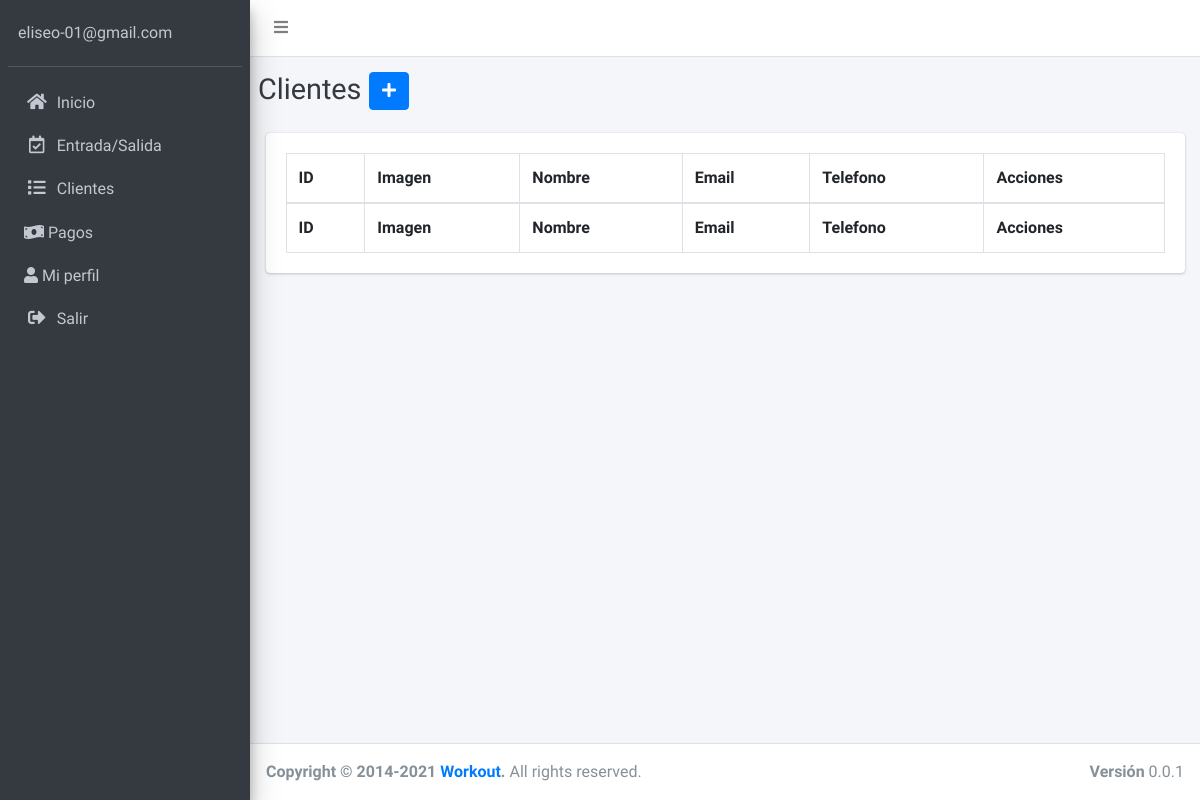
Before: /admin/pages/cliente.php (signed in) with the older database file.
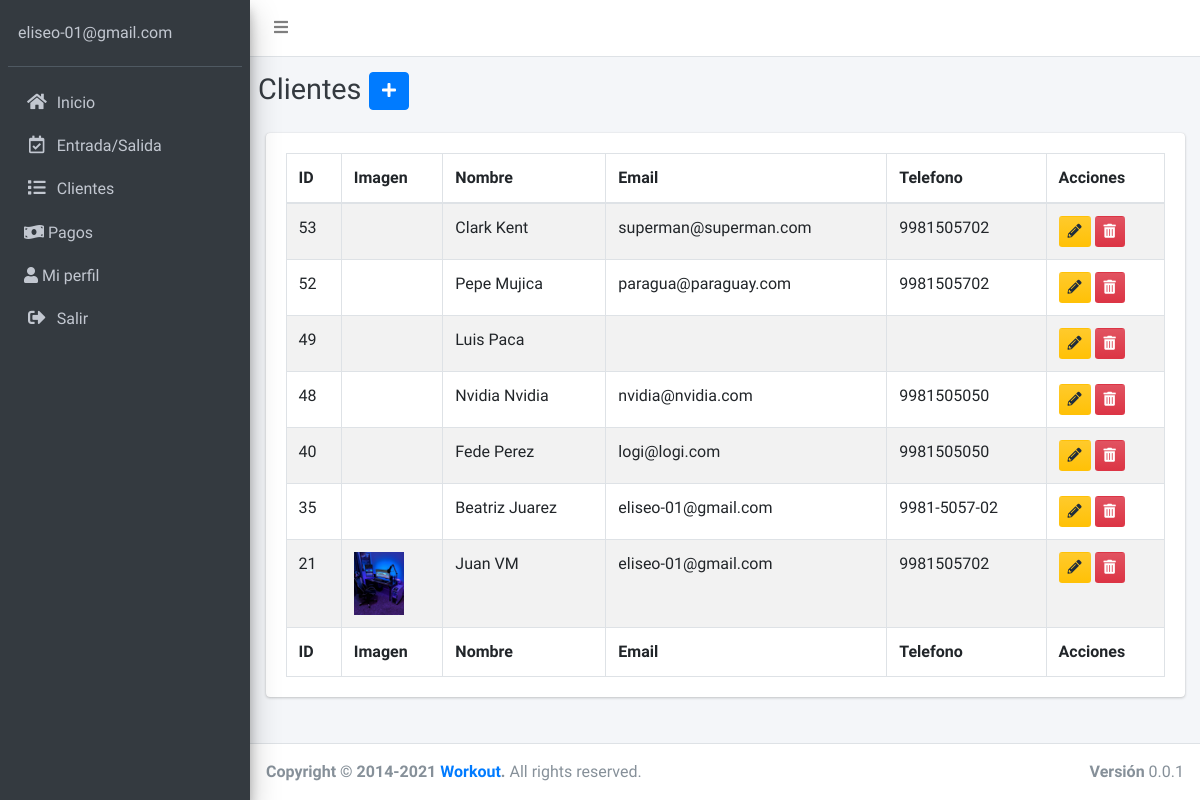
After: the same page with the newer database file.
### tables this page shows
CREATE TABLE `cliente` (
  `id_cliente` int(11) NOT NULL,
  `nombre_cliente` varchar(60) NOT NULL,
  `apellido_cliente` varchar(60) NOT NULL,
  `email_cliente` varchar(60) NOT NULL,
  `fecha_nacimiento_cliente` date NOT NULL,
  `telefono_cliente` varchar(15) NOT NULL,
  `gimnasio_cliente` int(11) NOT NULL,
  `url_imagen_cliente` varchar(100) NOT NULL,
  `fecha_creacion_cliente` date DEFAULT NULL
);

### admin/pages/cliente.php (the view, shortened to what this page needs)
<?php
include 'funciones/funciones.php';
include 'templates/header.php';
include 'templates/barra-superior.php';
include 'templates/barra-lateral.php';
$id = $_SESSION['id'];
?>
  <div class="content-wrapper">
    <div class="content-header">
      <div class="container-fluid">
        <div class="row mb-2">
          <div class="col-sm-6">
            <div class="row">
              <h1 class="m-0 text-dark">Clientes</h1>
              <div class="col-md-auto">
                <button type="button" class="btn btn-block btn-primary" data-toggle="modal" data-target="#registroCliente"><i class="fas fa-plus"></i></button>
              </div>
            </div>
          </div>
        </div>
      </div>
    </div>
                  <?php
                    try {
                      $sql = "SELECT * FROM registro WHERE id_registro = $id ";
                      $resultado = $conn->query($sql);
                      while ($gimnasio_registro = $resultado->fetch_assoc()) { ?>
                      <?php }
                    } catch (Exception $e) {
                        echo "Error: " . $e->getMessage();
                    }
                  ?>
    <section class="content">
      <div class="container-fluid">
        <div class="card">
          <div class="card-body">
            <table id="registros-cliente" class="table table-bordered table-striped">
              <thead>
              <tr>
                <th>ID</th>
                <th>Imagen</th>
                <th>Nombre</th>
                <th>Email</th>
                <th>Telefono</th>
                <th>Acciones</th>
              </tr>
              </thead>
              <tbody>
                <?php
                  try {
                    $sql = "SELECT * ";
                    $sql .= " FROM cliente ";
                    $sql .= " INNER JOIN registro ";
                    $sql .= " ON cliente.gimnasio_cliente=registro.id_registro ";
                    $sql .= " WHERE gimnasio_cliente = $id ";
                    $sql .= " ORDER BY id_cliente DESC ";
                    $resultado = $conn->query($sql);
                  } catch (Exception $e) {
                    $error = $e->getMessage();
                    echo $error;
                  }
                  while($cliente = $resultado->fetch_assoc()) { ?>
                    <tr>
                      <td><?php echo $cliente['id_cliente']; ?></td>
                      <td><img src="../dist/img/clientes/<?php echo $cliente['url_imagen_cliente']; ?>" width="50" alt=""></td>
                      <td><?php echo $cliente['nombre_cliente'] . " " . $cliente['apellido_cliente']; ?></td>
                      <td><?php echo $cliente['email_cliente']; ?></td>
                      <td><?php echo $cliente['telefono_cliente']; ?></td>
                      <td>
                        <a title="Editar" href="editar-cliente.php?id=<?php echo $cliente['id_cliente']; ?>" class="btn bg-gradient-warning btn-sm margin">
                        <i class="fas fa-pencil-alt"></i>
                        </a>
                        <a title="Eliminar" href="#" data-id="<?php echo $cliente['id_cliente']; ?>" data-tipo="cliente" class="btn bg-gradient-danger btn-sm borrar-registro-cliente">
                        <i class="fas fa-trash-alt"></i>
                        </a>
                      </td>
                    </tr>
                  <?php } ?>
              </tbody>
              <tfoot>
              <tr>
                <th>ID</th>
                <th>Imagen</th>
                <th>Nombre</th>
                <th>Email</th>
                <th>Telefono</th>
                <th>Acciones</th>
              </tr>
              </tfoot>
            </table>
          </div>
        </div>
      </div>
    </section>
  </div>
<?php
include 'templates/footer.php';
?>

Changed rows visible on the page:
added cliente: id_cliente "53", nombre_cliente "Clark", apellido_cliente "Kent", email_cliente "superman@superman.com", telefono_cliente "9981505702"
added cliente: id_cliente "52", nombre_cliente "Pepe", apellido_cliente "Mujica", email_cliente "paragua@paraguay.com", telefono_cliente "9981505702"
added cliente: id_cliente "49", nombre_cliente "Luis", apellido_cliente "Paca"
added cliente: id_cliente "48", nombre_cliente "Nvidia", apellido_cliente "Nvidia", email_cliente "nvidia@nvidia.com", telefono_cliente "9981505050"
added cliente: id_cliente "40", nombre_cliente "Fede", apellido_cliente "Perez", email_cliente "logi@logi.com", telefono_cliente "9981505050"
now on this page (row edited): cliente: id_cliente "35", nombre_cliente "Beatriz", apellido_cliente "Juarez", email_cliente "eliseo-01@gmail.com", telefono_cliente "9981-5057-02"
now on this page (row edited): cliente: id_cliente "21", url_imagen_cliente (picture), nombre_cliente "Juan", apellido_cliente "VM", email_cliente "eliseo-01@gmail.com", telefono_cliente "9981505702"
